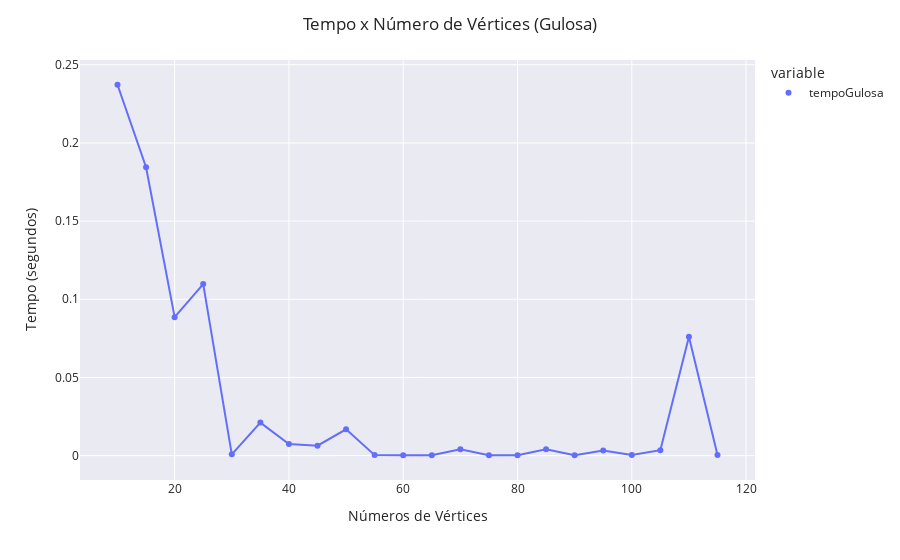

The cell this chart's notebook holds for it:
### Code cell
import plotly.express as px
import pandas as pd  # You need to import Pandas for working with dataframes

# Create a Pandas DataFrame
data = {'vertices': vertices, 'tempoExaustiva': timeExaustiva, 'tempoGulosa': timeGulosa}
df = pd.DataFrame(data)
# Create a scatter plot with trendline using Plotly Express
fig = px.scatter(df, x="vertices", y=["tempoGulosa"], trendline="lowess", trendline_options=dict(frac=0.1))

# Update layout for better appearance and interactivity
fig.update_layout(
    title="Tempo x Número de Vértices (Gulosa)",
    xaxis_title="Números de Vértices",
    yaxis_title="Tempo (segundos)",
    hovermode="closest",  # Show closest data point on hover
    template="seaborn",  # Dark theme
)

# Show the plot
fig.show()

### Figure 1 — Plotly figure (JSON) as saved in the notebook; plotly's stock layout.template omitted (floating-point values rounded to 4 significant figures)
{"data": [{"hovertemplate": "variable=tempoGulosa<br>vertices=%{x}<br>value=%{y}<extra></extra>", "legendgroup": "tempoGulosa", "marker": {"color": "#636efa", "symbol": "circle"}, "mode": "markers", "name": "tempoGulosa", "orientation": "v", "showlegend": true, "type": "scatter", "x": [10, 15, 20, 25, 30, 35, 40, 45, 50, 55, 60, 65, 70, 75, 80, 85, 90, 95, 100, 105, 110, 115], "xaxis": "x", "y": [0.2372, 0.1844, 0.08854, 0.1097, 0.0007982, 0.02111, 0.007369, 0.006352, 0.01685, 0.0003139, 0.0002338, 0.0002854, 0.003992, 0.0002906, 0.0003134, 0.004024, 0.0003089, 0.003253, 0.0003247, 0.003457, 0.07601, 0.0004565], "yaxis": "y"}, {"hovertemplate": "<b>LOWESS trendline</b><br><br>variable=tempoGulosa<br>vertices=%{x}<br>value=%{y} <b>(trend)</b><extra></extra>", "legendgroup": "tempoGulosa", "marker": {"color": "#636efa", "symbol": "circle"}, "mode": "lines", "name": "tempoGulosa", "showlegend": false, "type": "scatter", "x": [10, 15, 20, 25, 30, 35, 40, 45, 50, 55, 60, 65, 70, 75, 80, 85, 90, 95, 100, 105, 110, 115], "xaxis": "x", "y": [0.2372, 0.1844, 0.08854, 0.1097, 0.0007982, 0.02111, 0.007369, 0.006352, 0.01685, 0.0003139, 0.0002338, 0.0002854, 0.003992, 0.0002906, 0.0003134, 0.004024, 0.0003089, 0.003253, 0.0003247, 0.003457, 0.07601, 0.0004565], "yaxis": "y"}], "layout": {"hovermode": "closest", "legend": {"title": {"text": "variable"}, "tracegroupgap": 0}, "margin": {"t": 60}, "title": {"text": "Tempo x Número de Vértices (Gulosa)"}, "xaxis": {"anchor": "y", "domain": [0, 1], "title": {"text": "Números de Vértices"}}, "yaxis": {"anchor": "x", "domain": [0, 1], "title": {"text": "Tempo (segundos)"}}}}
